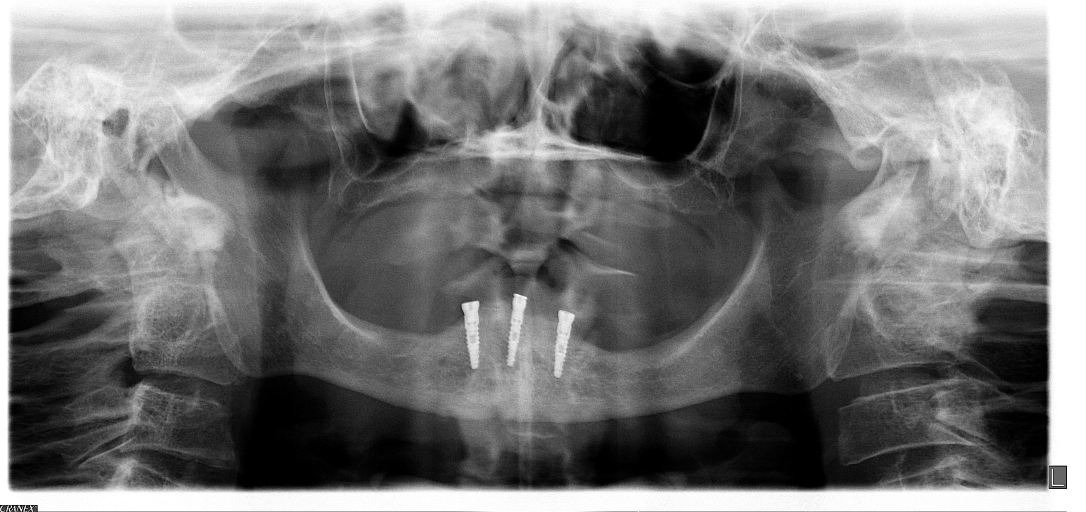
#> input picture app/img.jpg, 3256 x 1536 px (shown at 1/3 size)
$ python -i imgs_functions.py   (imports and definitions only)
#> lines starting #> are read from the running program, lines starting #| are printed output that depends on the picture
#> further down, picture is the input picture: shape (1536, 3256, 3); min 0, max 255, mean 119.6
# https://gist.github.com/kodekracker/1777f35e8462b2b21846c14c0677f611
import cv2
import numpy as np
def drawBoundingBoxes(imageData, inferenceResults, color = (0, 0, 0)):

    newimage = np.array(imageData)

    for index, row in inferenceResults.iterrows():

        left = int(row['xmin'])
        right = int(row['xmax'])
        top = int(row['ymin'])
        bottom = int(row['ymax'])
        label = row['name']
        imgHeight, imgWidth, _ = newimage.shape
        thick = int((imgHeight + imgWidth) // 600)
        newimage = cv2.rectangle(newimage,(left, top), (right, bottom), color, thick)
        newimage = cv2.putText(newimage, label, (left, top - 12), 0, 1e-3 * imgHeight, color, thick//2)

    return newimage


def readandprocess(img):

    clahe = cv2.createCLAHE(clipLimit = 5, tileGridSize = (10, 10))

    img = cv2.cvtColor(img , cv2.COLOR_BGR2GRAY)
    img = cv2.resize(img, (120, 120))
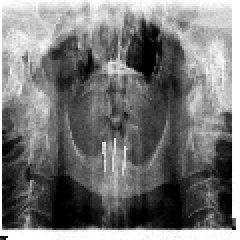
#> img: shape (120, 120) (shown 2 times larger); min 0, max 255, mean 119.5
    img = clahe.apply(img)
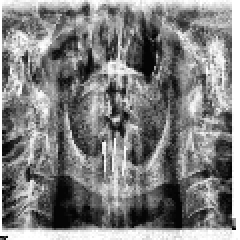
#> img: shape (120, 120) (shown 2 times larger); min 3, max 255, mean 128.8
    img = np.array(img).astype(float)

    return img

>>> import cv2
>>> picture = cv2.imread('img.jpg')
>>> result = readandprocess(picture)

$ run again, on app/equal-mule.jpg
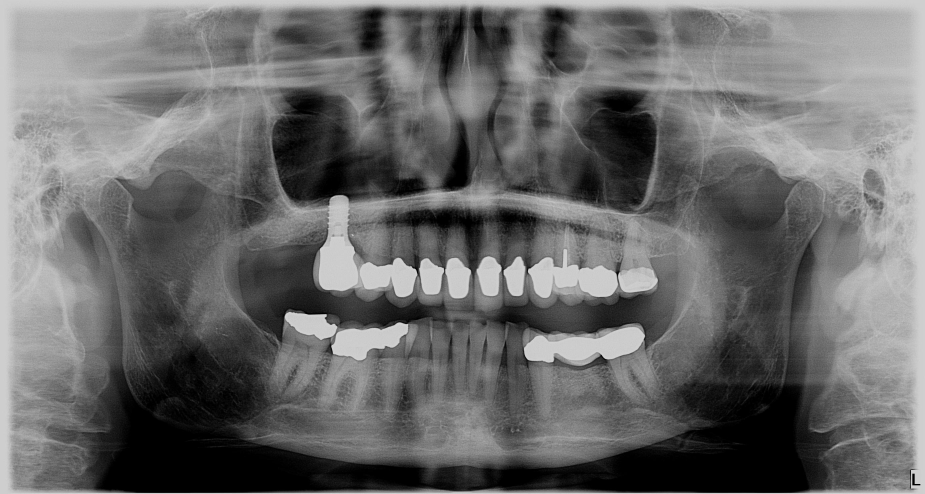
#> input picture app/equal-mule.jpg, 2775 x 1480 px (shown at 1/3 size)
#> picture is the input picture: shape (1480, 2775, 3); min 0, max 232, mean 107
#> in readandprocess, `img = cv2.resize(img, (120, 120))`:
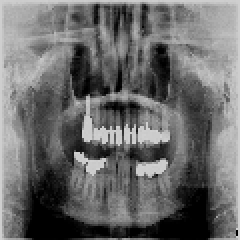
#> img: shape (120, 120) (shown 2 times larger); min 0, max 212, mean 106.7
#> in readandprocess, `img = clahe.apply(img)`:
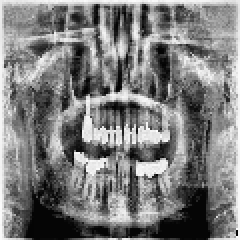
#> img: shape (120, 120) (shown 2 times larger); min 3, max 255, mean 124.7

$ run again, on app/frightening-wildebeest.jpg
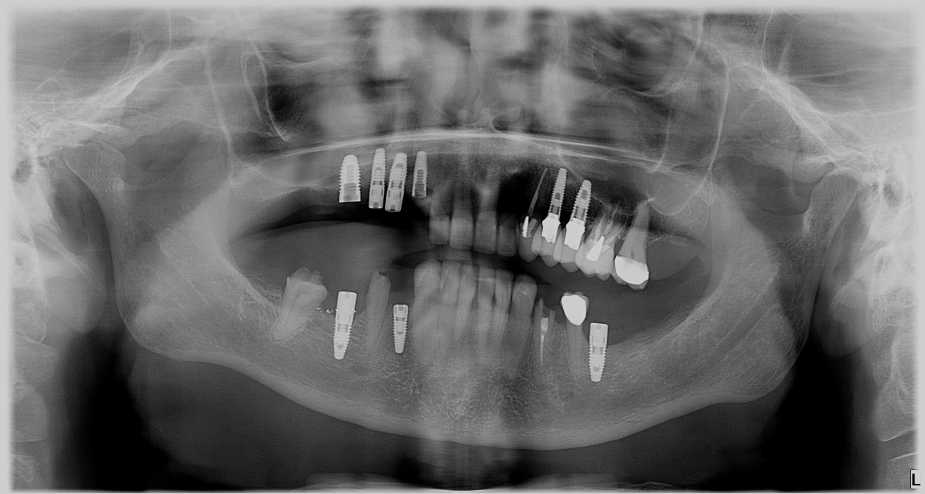
#> input picture app/frightening-wildebeest.jpg, 2775 x 1480 px (shown at 1/3 size)
#> picture is the input picture: shape (1480, 2775, 3); min 0, max 230, mean 104.4
#> in readandprocess, `img = cv2.resize(img, (120, 120))`:
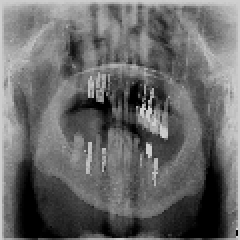
#> img: shape (120, 120) (shown 2 times larger); min 0, max 212, mean 104.3
#> in readandprocess, `img = clahe.apply(img)`:
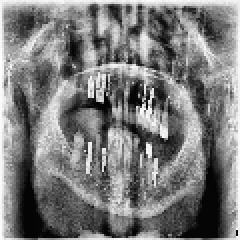
#> img: shape (120, 120) (shown 2 times larger); min 3, max 255, mean 123.3

$ run again, on app/harmonious-whoopingcrane.jpg
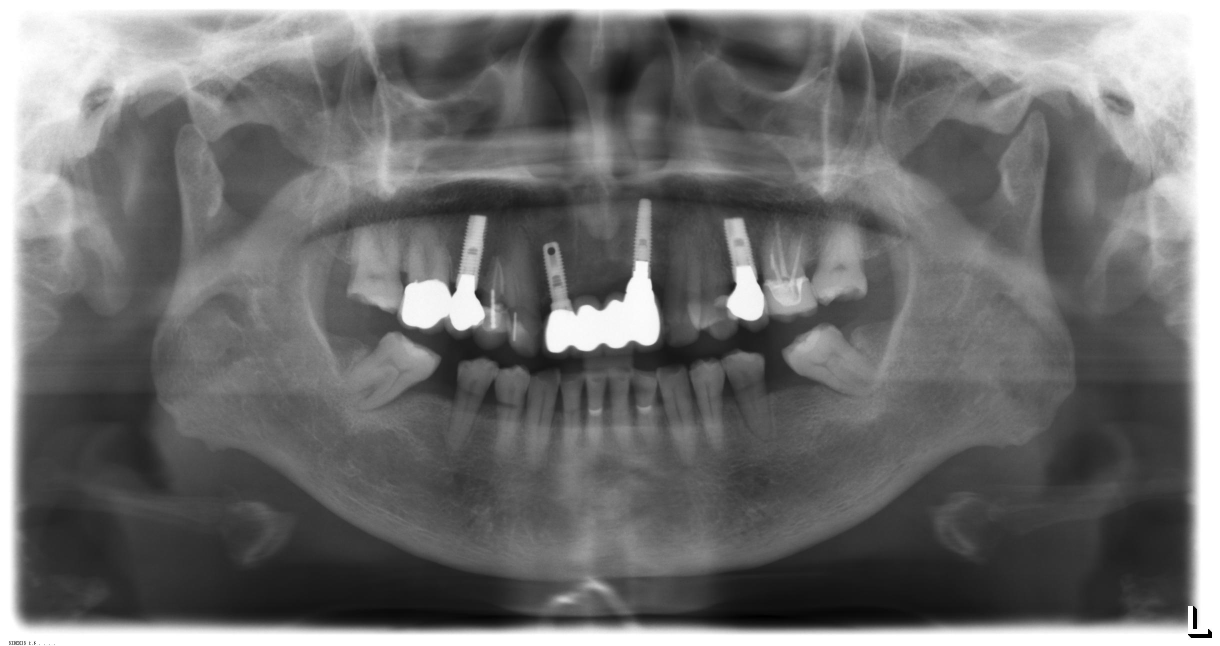
#> input picture app/harmonious-whoopingcrane.jpg, 2440 x 1292 px (shown at 1/2 size)
#> picture is the input picture: shape (1292, 2440, 3); min 0, max 255, mean 112.1
#> in readandprocess, `img = cv2.resize(img, (120, 120))`:
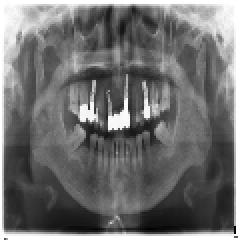
#> img: shape (120, 120) (shown 2 times larger); min 0, max 255, mean 111.9
#> in readandprocess, `img = clahe.apply(img)`:
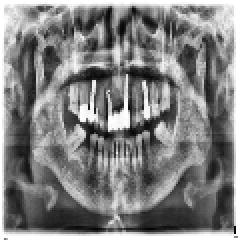
#> img: shape (120, 120) (shown 2 times larger); min 4, max 255, mean 128.8
